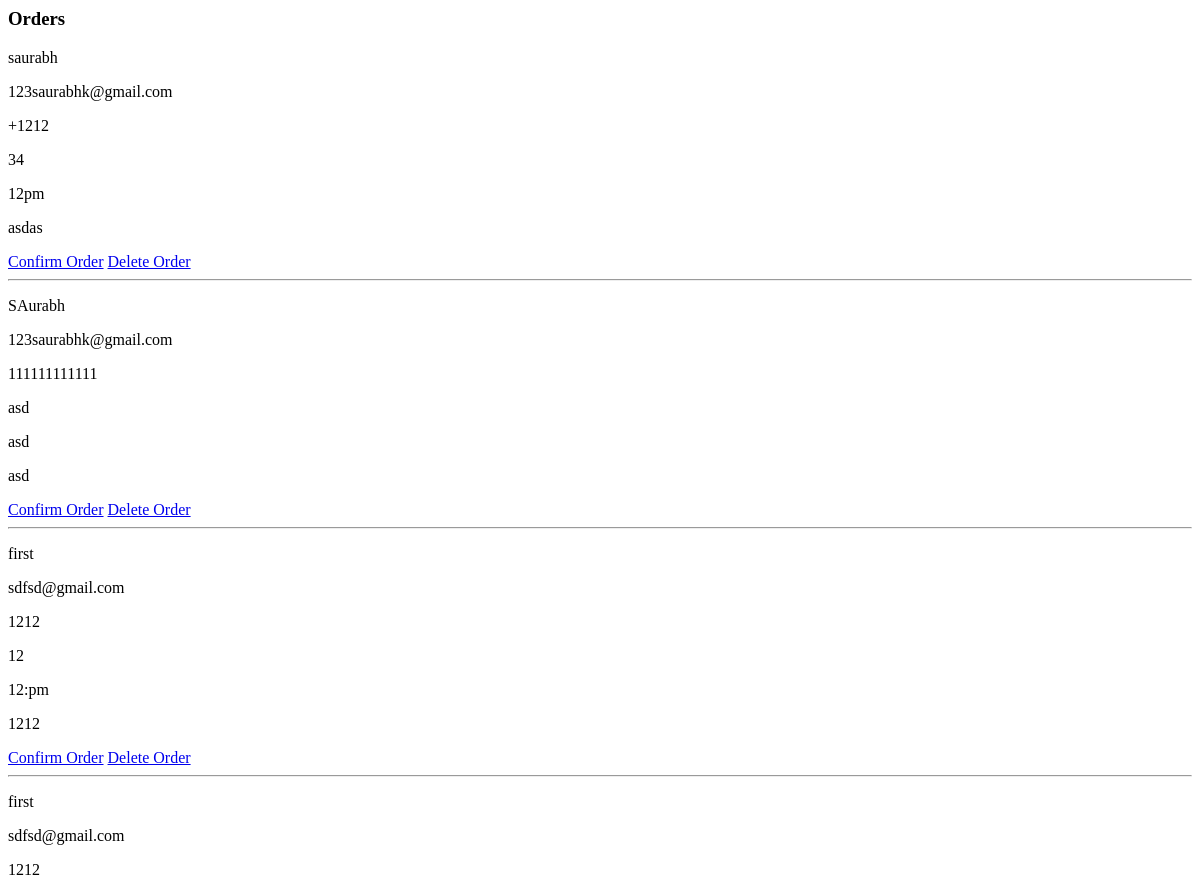
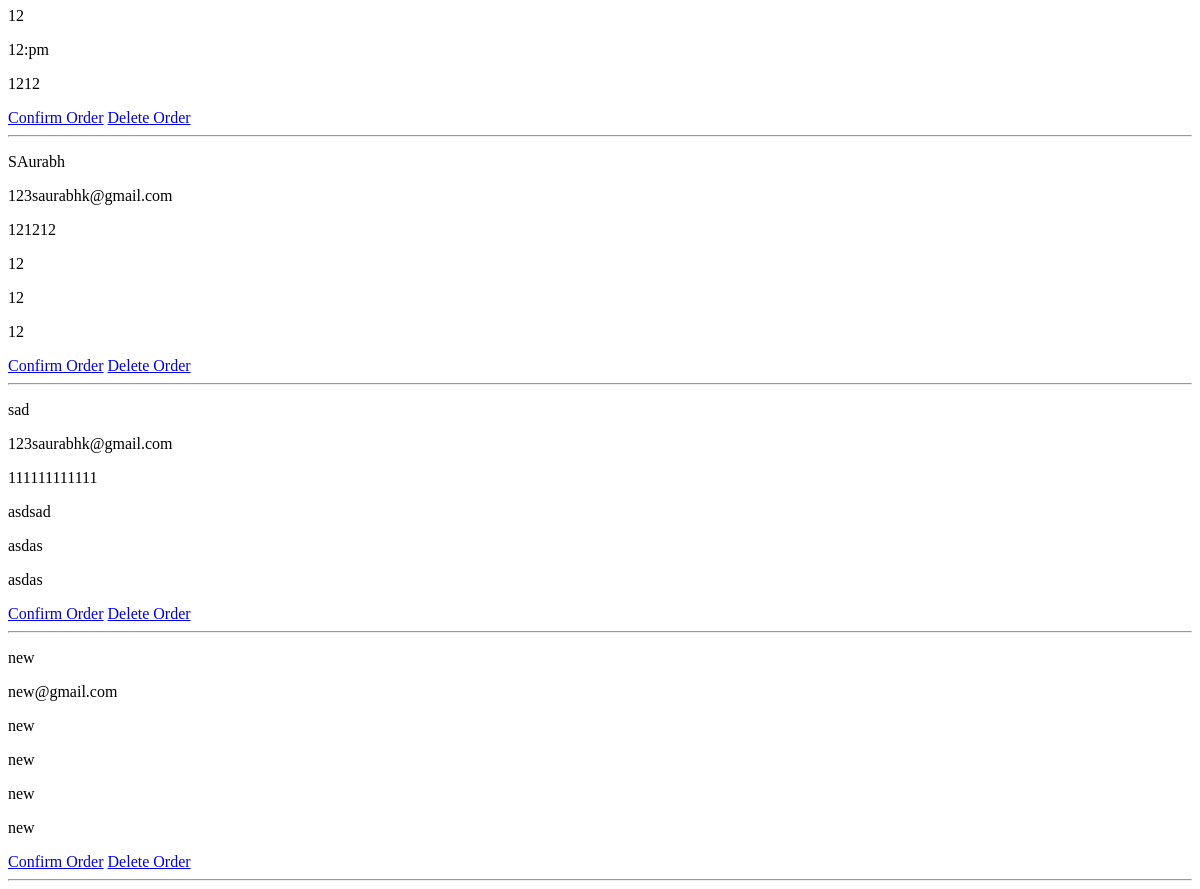
Before: /kitchen/ with the older database file (2 pictures, top to bottom).
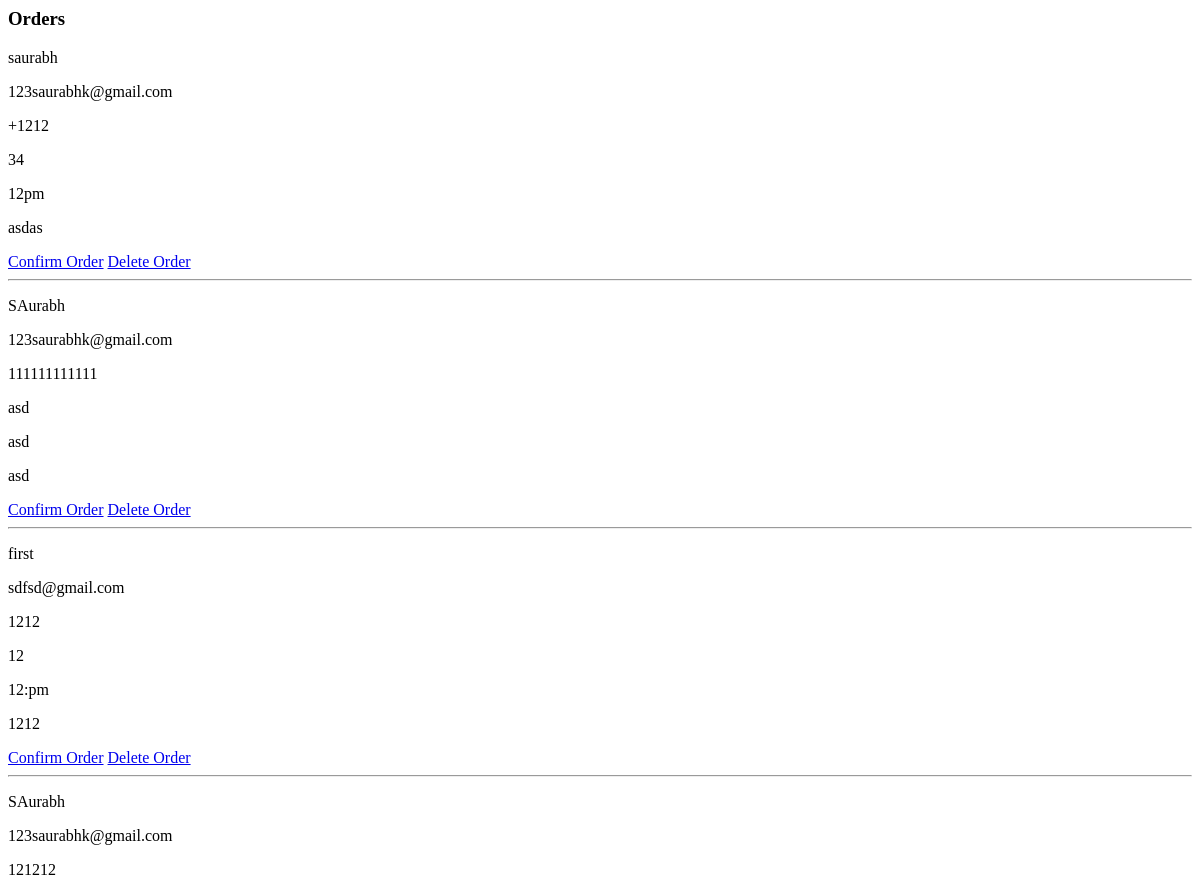
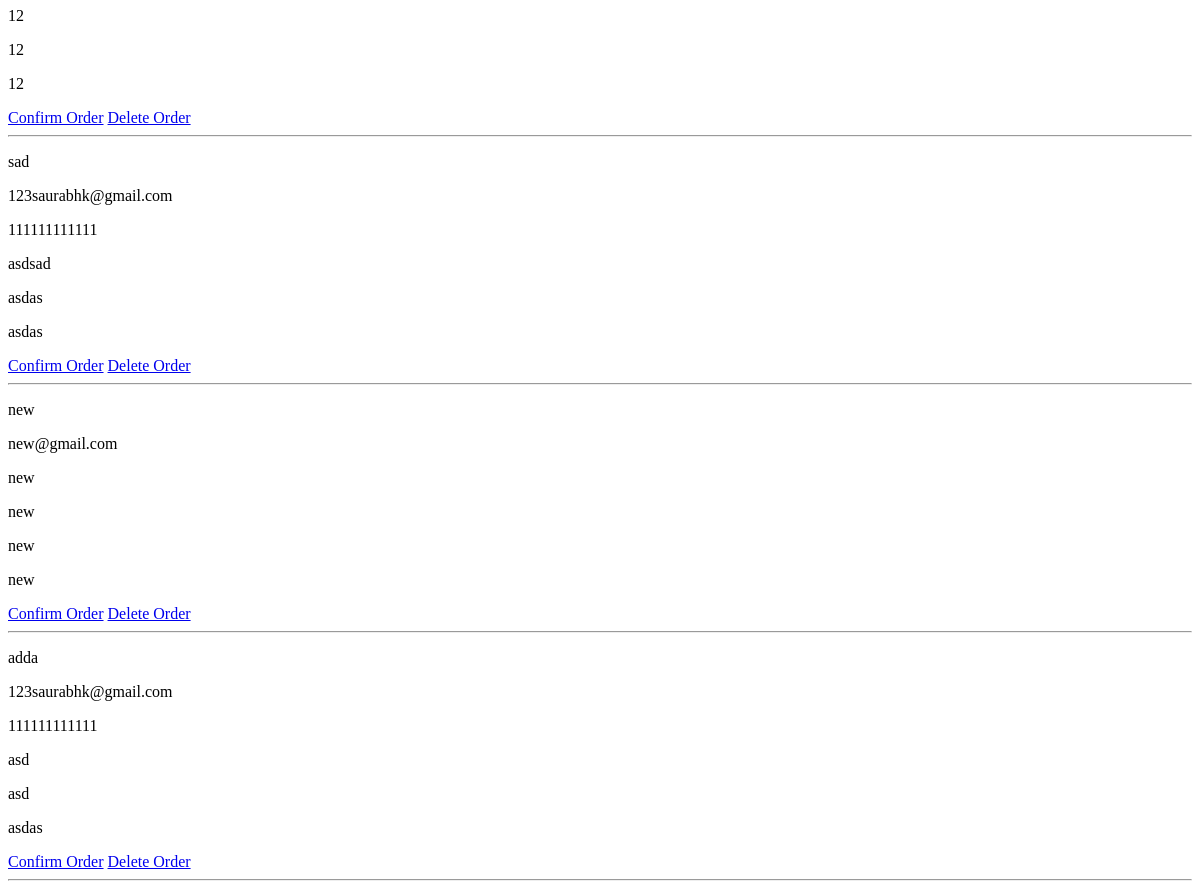
After: the same page with the newer database file (2 pictures, top to bottom).
### tasks/models.py (models this page shows)
class Task(models.Model):
	your_name = models.CharField(max_length=1000)
	email     = models.EmailField(default='forgot to enter email')
	phone_number = models.CharField(max_length=12,default='forgot to enter phonr number')
	order_size = models.CharField(default='forgot to enter order size',max_length=1000)
	time_choice = (
    	('Please Select Time Slot','Please Select Time Slot'),
    	('12:00 PM','12:00 PM'),
    	('12:30 PM','12:30 PM'),
    	('1:00 PM','1:00 PM'),
    	('1:30 PM','1:30 PM'),
    	('2:00 PM','2:00 PM'),
    	('2:30 PM','2:30 PM'),
    	('3:00 PM','3:00 PM'),
    	('3:30 PM','3:30 PM'),
    	('4:00 PM','4:00 PM'),
    	('4:30 PM','4:30 PM'),
    	('5:00 PM','5:00 PM'),
    	('5:30 PM','5:30 PM'),
    	('6:00 PM','6:00 PM'),
    	('6:30 PM','6:30 PM'),
    	('7:00 PM','7:00 PM'),)
	delivery_time = models.CharField(default='take your time',max_length=1000,choices=time_choice)
	Dietary_Restrictions = models.CharField(max_length=1000,default='As per menu')
	Delivery_Address = models.CharField(default='Not Necessary',max_length=100000)
	created = models.DateTimeField(auto_now_add=True)

### tasks/views.py (the view)
# urls.py: path('kitchen/',views.index, name='kitchen'),
def index(request):
	tasks = Task.objects.all()
	context = {'tasks': tasks}
	return render(request,'tasks/list.html',context)

### tasks/templates/tasks/list.html
<h3>Orders</h3>
{% for task in tasks %}
	<div>
		<p>{{ task.your_name }}</p>
		<p>{{ task.email }}</p>
		<p> {{ task.phone_number }}</p>
		<p>{{ task.order_size }}</p>
		<p>{{ task.delivery_time }}</p>
		<p>{{ task.Dietary_Restrictions }}</p>
	</div>
    	<a href = "{% url 'confirm' task.id %}">Confirm Order</a>
		<a href = "{% url 'delete' task.id %}">Delete Order</a>
	<hr>
{% endfor %}

Changed rows visible on the page:
removed Task: your_name "first", email "sdfsd@gmail.com", phone_number "1212", order_size "12", delivery_time "12:pm", Dietary_Restrictions "1212"
added Task: your_name "adda", email "123saurabhk@gmail.com", phone_number "111111111111", order_size "asd", delivery_time "asd", Dietary_Restrictions "asdas"
